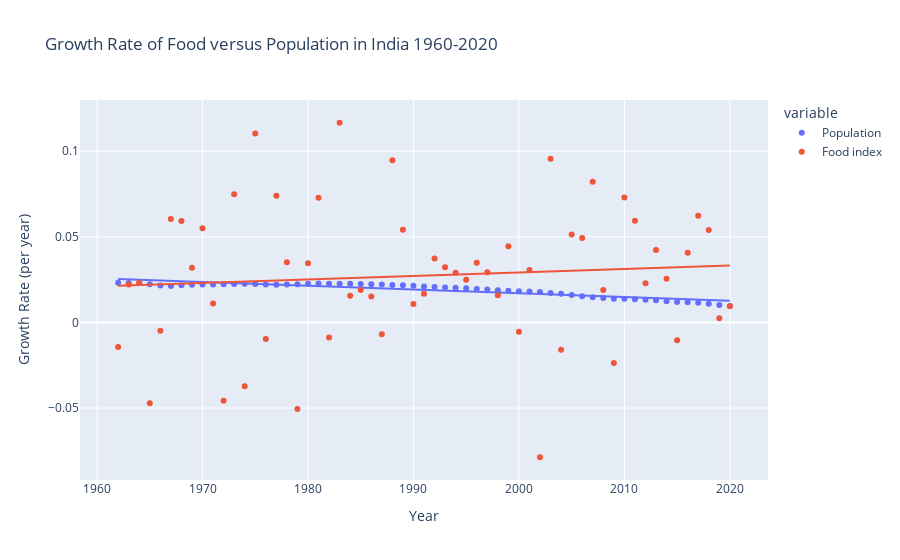

Here is the notebook cell this chart was saved with:
### Code cell
# visualize food growth rate and population growth rate, 1960-2020
import plotly.express as px

#plt.plot(ag['date'], np.log(ag['Population']))
#plt.plot(ag['date'], ag['Food index'])
ag_idx = ag.set_index(ag['date']).drop(columns=['date'])
ag_asc = ag_idx.sort_index()
rates = np.log(ag_asc).diff().dropna()
#rates
px.scatter(rates, 
           x=rates.index, 
           y=['Population', 'Food index'], 
           labels={
               'value': 'Growth Rate (per year)',
               'date': 'Year'
           },
           title='Growth Rate of Food versus Population in India 1960-2020',
           trendline='ols')#, data=pop_growth_rate)
#px.scatter(rates, x=rates.index, y='Food index', trendline='ols')#, data=pop_growth_rate)
